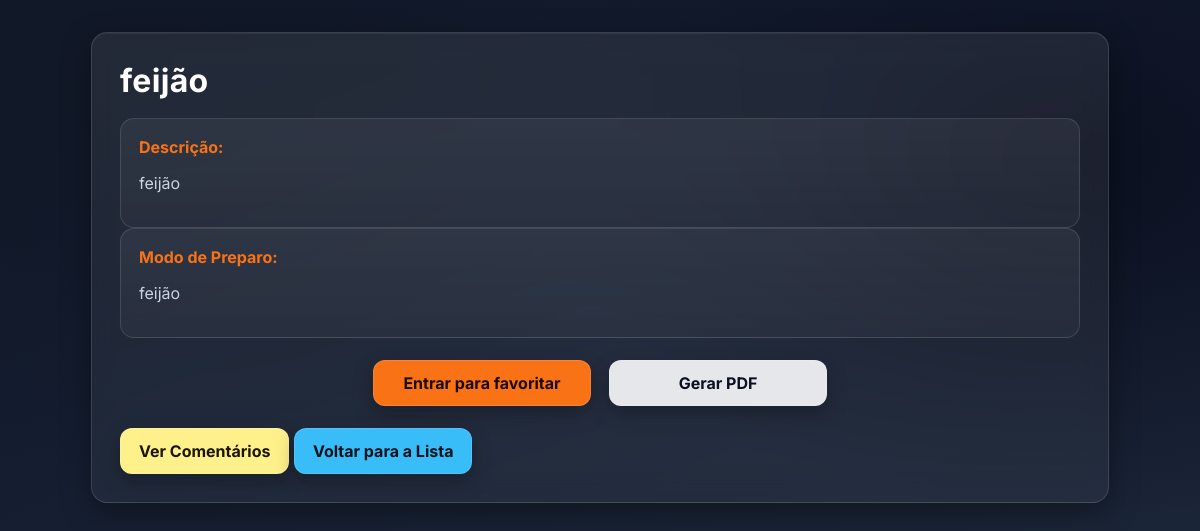
The page /receita/2 on the database its author committed.
### models.py (models this page shows)
class Receita(db.Model):
    id = db.Column(db.Integer, primary_key=True)
    titulo = db.Column(db.String(100), nullable=False)
    descricao = db.Column(db.Text)
    modo_preparo = db.Column(db.Text)
    imagem = db.Column(db.String(255), nullable=True) # Campo para a imagem
    data_postagem = db.Column(db.DateTime, default=datetime.utcnow)
    usuario_id = db.Column(db.Integer, db.ForeignKey('usuario.id'), nullable=False)
    usuario = db.relationship('Usuario', backref=db.backref('receitas', lazy=True))

### app.py (the view)
@app.route('/receita/<int:id>')
def receita_detail(id):
    receita = Receita.query.get_or_404(id)
    current_user_id = session.get('user_id')
    is_owner = current_user_id == receita.usuario_id if current_user_id else False
    return render_template('recipe_detail.html', receita=receita, current_user_id=current_user_id, is_owner=is_owner)

### templates/recipe_detail.html (shortened to what this page needs)
<!DOCTYPE html>
<html>
<head>
    <link rel="stylesheet" href="{{ url_for('static', filename='style.css') }}">
</head>
<body>
    <div class="container recipe-detail">
        <h1>{{ receita.titulo }}</h1>
        <div class="recipe-section-box">
            <strong>Descrição:</strong>
            <p>{{ receita.descricao }}</p>
        </div>
        <div class="recipe-section-box">
            <strong>Modo de Preparo:</strong>
            <p>{{ receita.modo_preparo }}</p>
        </div>
        <div class="recipe-actions">
            {% if current_user_id %}
                {% set favorito = receita.favoritado_por | selectattr('usuario_id', '==', current_user_id) | list %}
                {% if favorito %}
                    <form method="POST" action="{{ url_for('remover_favorito', receita_id=receita.id) }}" style="display:inline;">
                        <button type="submit" class="button-link favorite-button favorited">Remover dos Favoritos</button>
                    </form>
                {% else %}
                    <form method="POST" action="{{ url_for('adicionar_favorito', receita_id=receita.id) }}" style="display:inline;">
                        <button type="submit" class="button-link favorite-button">Adicionar aos Favoritos</button>
                    </form>
                {% endif %}
            {% else %}
                <a href="{{ url_for('login') }}" class="button-link favorite-button">Entrar para favoritar</a>
            {% endif %}
            <a href="{{ url_for('gerar_pdf', receita_id=receita.id) }}" class="button-link pdf-button">Gerar PDF</a>
        </div>
        <a href="{{ url_for('comentarios', receita_id=receita.id) }}" class="button-link comments-button">Ver Comentários</a>
        <a href="{{ url_for('index') }}" class="button-link back-button">Voltar para a Lista</a>
    </div>
</body>
</html>

### static/style.css (style rules this page uses)
:root { --bg-start: #0f172a; --bg-end: #1e293b; --card: rgba(255,255,255,0.08); --card-border: rgba(255,255,255,0.12); --text: #f8fafc; --muted: #cbd5e1; --primary: #22c55e; --primary-600: #16a34a; --accent: #f97316; --accent-600: #ea580c; --info: #38bdf8; --danger: #ef4444; }
body { font-family: 'Inter', sans-serif; margin: 0; min-height: 100vh; color: var(--text); background: radial-gradient(1200px 700px at 10% 10%, #111827 0%, transparent 60%), radial-gradient(900px 600px at 90% 20%, #0b1020 0%, transparent 60%), linear-gradient(160deg, var(--bg-start), var(--bg-end)); display: flex; flex-direction: column; align-items: center; }
.container { width: 92%; max-width: 960px; margin: 32px 0; padding: 28px; background: linear-gradient(180deg, rgba(255,255,255,0.08), rgba(255,255,255,0.05)); border: 1px solid var(--card-border); border-radius: 16px; backdrop-filter: blur(10px); box-shadow: 0 10px 30px rgba(0,0,0,0.35), inset 0 1px 0 rgba(255,255,255,0.06); }
h1, h2, h3 { color: #ffffff; letter-spacing: 0.3px; margin: 0 0 18px 0; }
a { color: var(--info); text-decoration: none; }
button, .button-link { display: inline-flex; align-items: center; justify-content: center; gap: 8px; padding: 12px 18px; border-radius: 12px; border: 1px solid rgba(255,255,255,0.12); color: #0b1020; background: #ffffff; font-weight: 700; cursor: pointer; text-decoration: none; transition: transform .15s ease, box-shadow .2s ease, background .2s ease; box-shadow: 0 8px 20px rgba(0,0,0,0.25); }
.back-button { background: var(--info); color: #051219; }
.recipe-section-box { background: linear-gradient(180deg, rgba(255,255,255,0.06), rgba(255,255,255,0.03)); border: 1px solid var(--card-border); border-radius: 14px; padding: 18px; }
.recipe-detail p { color: var(--muted); }
.recipe-detail strong { color: var(--accent); }
.recipe-actions { display: flex; gap: 18px; justify-content: center; flex-wrap: wrap; margin: 22px 0; }
.recipe-actions .button-link, .recipe-actions button { min-width: 180px; }
.favorite-button { background: var(--accent); color: #1b0a00; }
.pdf-button { background: #e5e7eb; }
.comments-button { background: #fef08a; color: #1a1500; }

### rows shown on the page
Receita: titulo "feijão", descricao "feijão", modo_preparo "feijão"
